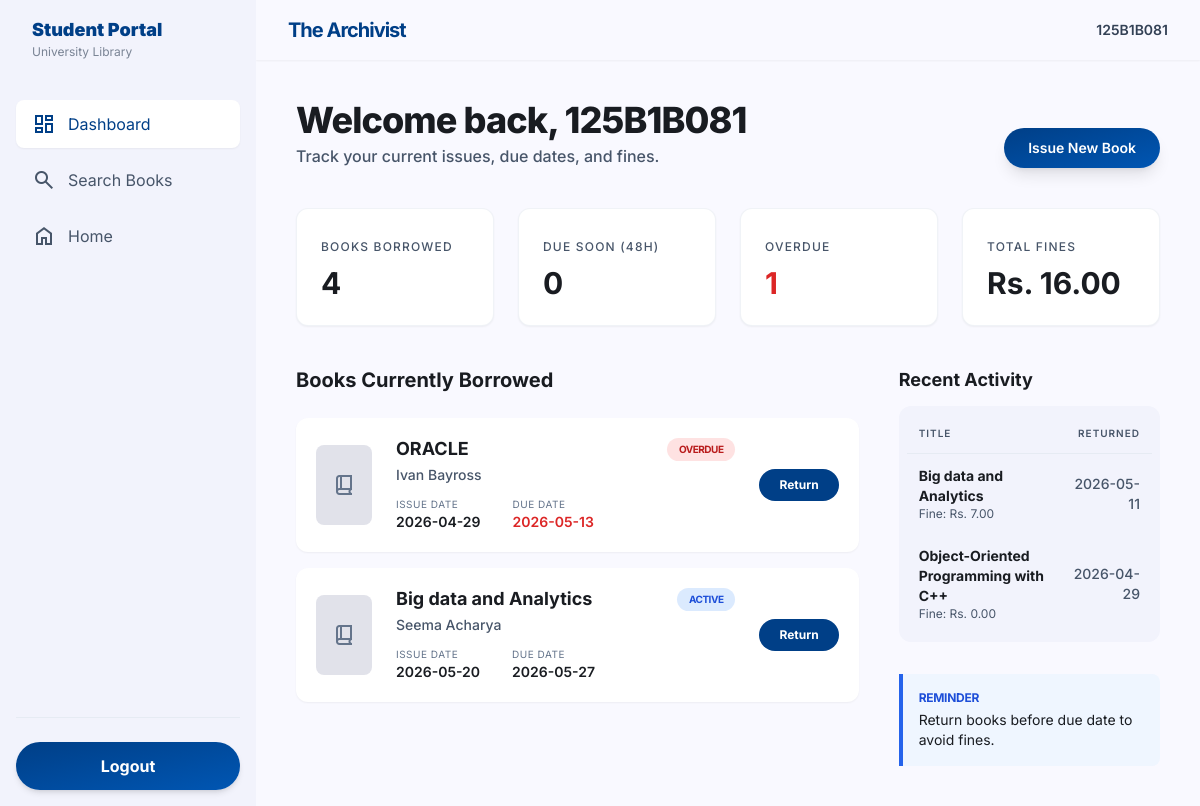
The page /student/dashboard (signed in) on the database its author committed.
### tables this page shows
CREATE TABLE users (
    id INTEGER PRIMARY KEY AUTOINCREMENT,
    username TEXT NOT NULL UNIQUE,
    password TEXT NOT NULL,
    role TEXT NOT NULL CHECK (role IN ('admin', 'student'))
, mobile TEXT);

CREATE TABLE issued_books (
    id INTEGER PRIMARY KEY AUTOINCREMENT,
    user_id INTEGER NOT NULL,
    book_id INTEGER NOT NULL,
    issue_date TEXT NOT NULL,
    due_date TEXT NOT NULL,
    return_date TEXT,
    fine REAL NOT NULL DEFAULT 0,
    FOREIGN KEY (user_id) REFERENCES users(id) ON DELETE CASCADE,
    FOREIGN KEY (book_id) REFERENCES books(id) ON DELETE CASCADE
);

CREATE TABLE books (
    id INTEGER PRIMARY KEY AUTOINCREMENT,
    title TEXT NOT NULL,
    author TEXT NOT NULL,
    status TEXT NOT NULL DEFAULT 'Available' CHECK (status IN ('Available', 'Issued')),
    visibility INTEGER NOT NULL DEFAULT 1 CHECK (visibility IN (0, 1))
);

### routes.py (the view)
@bp.route("/student/dashboard")
@role_required("student")
def student_dashboard():
    user = current_user()
    db = get_db()
    today = date.today()
    active_issues = db.execute(
        """
        SELECT ib.id, ib.issue_date, ib.due_date, ib.fine, b.title, b.author, b.id AS book_id
        FROM issued_books ib
        JOIN books b ON b.id = ib.book_id
        WHERE ib.user_id = ? AND ib.return_date IS NULL
        ORDER BY ib.due_date ASC
        """,
        (user["id"],),
    ).fetchall()
    history = db.execute(
        """
        SELECT ib.id, ib.issue_date, ib.due_date, ib.return_date, ib.fine, b.title
        FROM issued_books ib
        JOIN books b ON b.id = ib.book_id
        WHERE ib.user_id = ? AND ib.return_date IS NOT NULL
        ORDER BY ib.return_date DESC
        LIMIT 10
        """,
        (user["id"],),
    ).fetchall()
    total_borrowed = db.execute(
        "SELECT COUNT(*) AS total FROM issued_books WHERE user_id = ?", (user["id"],)
    ).fetchone()["total"]
    due_soon = db.execute(
        """
        SELECT COUNT(*) AS total FROM issued_books
        WHERE user_id = ? AND return_date IS NULL AND due_date BETWEEN ? AND ?
        """,
        (user["id"], today.isoformat(), (today + timedelta(days=2)).isoformat()),
    ).fetchone()["total"]
    overdue = db.execute(
        """
        SELECT COUNT(*) AS total FROM issued_books
        WHERE user_id = ? AND return_date IS NULL AND due_date < ?
        """,
        (user["id"], today.isoformat()),
    ).fetchone()["total"]
    paid_or_recorded_fine = db.execute(
        "SELECT COALESCE(SUM(fine), 0) AS total FROM issued_books WHERE user_id = ?",
        (user["id"],),
    ).fetchone()["total"]
    dynamic_overdue_fine = 0.0
    for row in active_issues:
        due_date = date.fromisoformat(row["due_date"])
        dynamic_overdue_fine += max((today - due_date).days, 0) * float(current_app.config["FINE_PER_DAY"])
    total_fines = float(paid_or_recorded_fine) + dynamic_overdue_fine
    return render_template(
        "student_dashboard.html",
        active_issues=active_issues,
        history=history,
        total_borrowed=total_borrowed,
        due_soon=due_soon,
        overdue=overdue,
        total_fines=total_fines,
        today=today,
    )

### auth.py (called while the page is built)
def current_user():
    user_id = session.get("user_id")
    if not user_id:
        return None
    return get_db().execute(
        "SELECT id, username, role FROM users WHERE id = ?", (user_id,)
    ).fetchone()

def role_required(*roles):
    def decorator(view):
        @wraps(view)
        def wrapped(*args, **kwargs):
            user = current_user()
            if user is None:
                flash("Please login first.", "error")
                return redirect(url_for("login"))
            if user["role"] not in roles:
                flash("You do not have permission to access this page.", "error")
                return redirect(url_for("home"))
            return view(*args, **kwargs)
        return wrapped
    return decorator

### database.py (called while the page is built)
def get_db():
    if "db" not in g:
        g.db = sqlite3.connect(current_app.config["DATABASE"])
        g.db.row_factory = sqlite3.Row
        g.db.execute("PRAGMA foreign_keys = ON")
    return g.db

### server.py (called while the page is built)
def create_app():
    app = Flask(
        __name__,
        template_folder=str(Config.TEMPLATES_PATH),
        static_folder=str(Config.STATIC_PATH),
        static_url_path="/assets",
    )
    app.config.from_object(Config)
    app.teardown_appcontext(close_db)
    @app.context_processor
    def inject_user():
        return {"current_user": current_user()}
    register_routes(app)
    with app.app_context():
        ensure_database()
    return app

### frontend/templates/student_dashboard.html (shortened to what this page needs)
<!DOCTYPE html>
<html lang="en">
<head>
  <script src="https://cdn.tailwindcss.com?plugins=forms,container-queries"></script>
</head>
<body class="bg-[#f9f9ff] text-[#191c21]">
  <aside class="h-screen w-64 fixed left-0 top-0 bg-[#f2f3fc] flex flex-col p-4 z-50">
    <div class="mb-10 px-4">
      <h1 class="text-lg font-black text-[#003f87]">Student Portal</h1>
      <p class="text-xs text-slate-600 opacity-70">University Library</p>
    </div>
    <nav class="flex-grow space-y-2">
      <a class="flex items-center gap-3 px-4 py-3 bg-white text-[#003f87] rounded-lg shadow-sm" href="{{ url_for('student_dashboard') }}">
        <span class="material-symbols-outlined">dashboard</span>
        <span>Dashboard</span>
      </a>
      <a class="flex items-center gap-3 px-4 py-3 text-slate-600 hover:bg-white/70 transition-all" href="{{ url_for('search_books') }}">
        <span class="material-symbols-outlined">search</span>
        <span>Search Books</span>
      </a>
      <a class="flex items-center gap-3 px-4 py-3 text-slate-600 hover:bg-white/70 transition-all" href="{{ url_for('home') }}">
        <span class="material-symbols-outlined">home</span>
        <span>Home</span>
      </a>
    </nav>
    <div class="mt-auto pt-6 border-t border-slate-200/70 space-y-3">
      <form action="{{ url_for('logout') }}" method="post">
        <button class="w-full bg-gradient-to-br from-[#003f87] to-[#0056b3] text-white py-3 rounded-full font-bold shadow-md" type="submit">
          Logout
        </button>
      </form>
    </div>
  </aside>
  <div class="ml-64 flex flex-col min-h-screen">
    <header class="bg-[#f9f9ff]/80 backdrop-blur-xl sticky top-0 z-40 flex justify-between items-center w-full px-8 py-4 shadow-sm">
      <div class="text-xl font-bold tracking-tighter text-[#003f87]">The Archivist</div>
      <div class="text-sm font-semibold text-slate-700">{{ current_user["username"] }}</div>
    </header>
    <main class="flex-grow p-10 max-w-7xl mx-auto w-full space-y-10">
      <section class="flex flex-col md:flex-row md:items-end justify-between gap-6">
        <div class="space-y-1">
          <h2 class="text-4xl font-extrabold tracking-tight">Welcome back, {{ current_user["username"] }}</h2>
          <p class="text-slate-600 font-medium">Track your current issues, due dates, and fines.</p>
        </div>
        <a class="bg-gradient-to-br from-[#003f87] to-[#0056b3] text-white px-6 py-2.5 rounded-full font-semibold shadow-lg text-sm" href="{{ url_for('search_books') }}">
          Issue New Book
        </a>
      </section>
      <section class="grid grid-cols-1 sm:grid-cols-2 lg:grid-cols-4 gap-6">
        <div class="bg-white p-6 rounded-xl shadow-sm border border-slate-200/50">
          <span class="text-slate-600 font-medium text-xs tracking-widest uppercase">Books Borrowed</span>
          <div class="text-3xl font-bold mt-2">{{ total_borrowed }}</div>
        </div>
        <div class="bg-white p-6 rounded-xl shadow-sm border border-slate-200/50">
          <span class="text-slate-600 font-medium text-xs tracking-widest uppercase">Due Soon (48h)</span>
          <div class="text-3xl font-bold mt-2">{{ due_soon }}</div>
        </div>
        <div class="bg-white p-6 rounded-xl shadow-sm border border-slate-200/50">
          <span class="text-slate-600 font-medium text-xs tracking-widest uppercase">Overdue</span>
          <div class="text-3xl font-bold mt-2 text-red-600">{{ overdue }}</div>
        </div>
        <div class="bg-white p-6 rounded-xl shadow-sm border border-slate-200/50">
          <span class="text-slate-600 font-medium text-xs tracking-widest uppercase">Total Fines</span>
          <div class="text-3xl font-bold mt-2">Rs. {{ "%.2f"|format(total_fines) }}</div>
        </div>
      </section>
      <div class="grid grid-cols-1 lg:grid-cols-12 gap-10">
        <section class="lg:col-span-8 space-y-6">
          <div class="flex items-center justify-between">
            <h3 class="text-xl font-bold">Books Currently Borrowed</h3>
          </div>
          <div class="space-y-4">
            {% for issue in active_issues %}
              {% set due_date = issue["due_date"] %}
              {% set is_overdue = due_date < today.isoformat() %}
              <div class="flex items-center gap-6 p-5 bg-white rounded-xl shadow-sm">
                <div class="w-14 h-20 rounded-lg bg-[#e1e2ea] flex-shrink-0 flex items-center justify-center">
                  <span class="material-symbols-outlined text-slate-500">book_2</span>
                </div>
                <div class="flex-grow space-y-1">
                  <div class="flex justify-between items-start gap-4">
                    <h4 class="font-bold text-lg leading-tight">{{ issue["title"] }}</h4>
                    <span class="px-3 py-1 text-[10px] font-bold rounded-full uppercase tracking-tighter {% if is_overdue %}bg-red-100 text-red-700{% else %}bg-blue-100 text-blue-700{% endif %}">
                      {% if is_overdue %}Overdue{% else %}Active{% endif %}
                    </span>
                  </div>
                  <p class="text-slate-600 text-sm font-medium">{{ issue["author"] }}</p>
                  <div class="pt-2 flex items-center gap-8">
                    <div class="flex flex-col">
                      <span class="text-[10px] uppercase tracking-wider text-slate-500">Issue Date</span>
                      <span class="text-sm font-semibold">{{ issue["issue_date"] }}</span>
                    </div>
                    <div class="flex flex-col">
                      <span class="text-[10px] uppercase tracking-wider text-slate-500">Due Date</span>
                      <span class="text-sm font-semibold {% if is_overdue %}text-red-600{% endif %}">{{ issue["due_date"] }}</span>
                    </div>
                  </div>
                </div>
                <form action="{{ url_for('student_return_book', issue_id=issue['id']) }}" method="post">
                  <button class="bg-[#003f87] text-white px-5 py-2 rounded-full text-xs font-bold" type="submit">Return</button>
                </form>
              </div>
            {% else %}
              <div class="bg-white p-6 rounded-xl text-slate-500">You have no active issued books.</div>
            {% endfor %}
          </div>
        </section>
        <aside class="lg:col-span-4 space-y-8">
          <div class="space-y-3">
            <h3 class="text-lg font-bold">Recent Activity</h3>
            <div class="bg-[#f2f3fc] rounded-xl p-2">
              <table class="w-full text-left">
                <thead class="text-[10px] text-slate-600 uppercase tracking-widest border-b border-slate-200/70">
                  <tr>
                    <th class="p-3 font-semibold">Title</th>
                    <th class="p-3 font-semibold text-right">Returned</th>
                  </tr>
                </thead>
                <tbody class="text-sm">
                  {% for item in history %}
                    <tr class="hover:bg-white transition-colors">
                      <td class="p-3">
                        <p class="font-bold">{{ item["title"] }}</p>
                        <p class="text-xs text-slate-600">Fine: Rs. {{ "%.2f"|format(item["fine"] or 0) }}</p>
                      </td>
                      <td class="p-3 text-right text-slate-600 font-medium">{{ item["return_date"] }}</td>
                    </tr>
                  {% else %}
                    <tr>
                      <td class="p-3 text-slate-500" colspan="2">No return history yet.</td>
                    </tr>
                  {% endfor %}
                </tbody>
              </table>
            </div>
          </div>
          <div class="p-4 bg-blue-50 border-l-4 border-blue-600 rounded-r-lg">
            <p class="text-xs font-bold text-blue-700 uppercase tracking-tight">Reminder</p>
            <p class="text-sm mt-1">Return books before due date to avoid fines.</p>
          </div>
        </aside>
      </div>
    </main>
  </div>
</body>
</html>

### frontend/templates/student_dashboard.html (style rules this page uses)
body { font-family: "Inter", sans-serif; }
.material-symbols-outlined { font-variation-settings: "FILL" 0, "wght" 400, "GRAD" 0, "opsz" 24; vertical-align: middle; }

### rows shown on the page
users: username "125B1B081"
issued_books: title "ORACLE", shows "OVERDUE", author "Ivan Bayross", issue_date "2026-04-29", due_date "2026-05-13"
issued_books: title "Big data and Analytics", shows "ACTIVE", author "Seema Acharya", issue_date "2026-05-20", due_date "2026-05-27"
issued_books: title "Big data and Analytics", fine "7.00", return_date "2026-05-11"
issued_books: title "Object-Oriented Programming with C++", fine "0.00", return_date "2026-04-29"

### other values the page prints
{{ total_borrowed }} "4"
{{ due_soon }} "0"
{{ overdue }} "1"
{{ "%.2f"|format(total_fines) }} "16.00"
